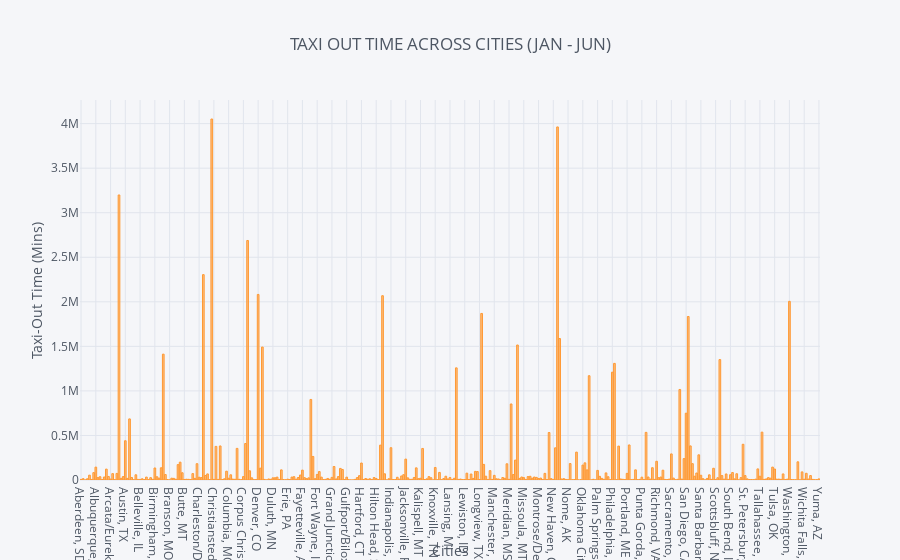

Notebook cell for this chart:
### Code cell
#TAXI OUT TIME IN EACH CITY
DecsCity = decision.groupby('ORIGIN_CITY_NAME').sum()
DecsCity.iplot(y='TAXI_OUT', kind = 'bar', title = 'TAXI OUT TIME ACROSS CITIES (JAN - JUN)', 
               xTitle = 'Cities', yTitle= 'Taxi-Out Time (Mins)')

### Figure 1 — Plotly figure (JSON) as saved in the notebook; plotly's stock layout.template omitted (floating-point values rounded to 4 significant figures; data arrays with more than 128 entries replaced by an {"elided": "..."} marker saying what was removed)
{"data": [{"marker": {"color": "rgba(255, 153, 51, 0.6)", "line": {"color": "rgba(255, 153, 51, 1.0)", "width": 1}}, "name": "TAXI_OUT", "orientation": "v", "text": "", "type": "bar", "uid": "4a09db6d-9a2b-4818-ab9e-44d9f083fba8", "x": {"elided": "351 str values"}, "y": {"elided": "351 float values"}}], "layout": {"legend": {"bgcolor": "#F5F6F9", "font": {"color": "#4D5663"}}, "paper_bgcolor": "#F5F6F9", "plot_bgcolor": "#F5F6F9", "title": {"font": {"color": "#4D5663"}, "text": "TAXI OUT TIME ACROSS CITIES (JAN - JUN)"}, "xaxis": {"gridcolor": "#E1E5ED", "showgrid": true, "tickfont": {"color": "#4D5663"}, "title": {"font": {"color": "#4D5663"}, "text": "Cities"}, "zerolinecolor": "#E1E5ED"}, "yaxis": {"gridcolor": "#E1E5ED", "showgrid": true, "tickfont": {"color": "#4D5663"}, "title": {"font": {"color": "#4D5663"}, "text": "Taxi-Out Time (Mins)"}, "zerolinecolor": "#E1E5ED"}}}
